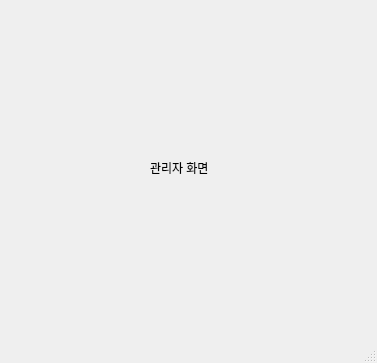
<?xml version="1.0" encoding="UTF-8"?>
<ui version="4.0">
 <class>MainWindow</class>
 <widget class="QMainWindow" name="MainWindow">
  <property name="geometry">
   <rect>
    <x>0</x>
    <y>0</y>
    <width>377</width>
    <height>363</height>
   </rect>
  </property>
  <property name="windowTitle">
   <string>MainWindow</string>
  </property>
  <widget class="QWidget" name="centralwidget">
   <widget class="QLabel" name="label">
    <property name="geometry">
     <rect>
      <x>150</x>
      <y>160</y>
      <width>111</width>
      <height>16</height>
     </rect>
    </property>
    <property name="text">
     <string>관리자 화면</string>
    </property>
   </widget>
  </widget>
  <widget class="QMenuBar" name="menubar">
   <property name="geometry">
    <rect>
     <x>0</x>
     <y>0</y>
     <width>377</width>
     <height>21</height>
    </rect>
   </property>
  </widget>
  <widget class="QStatusBar" name="statusbar"/>
 </widget>
 <resources/>
 <connections/>
</ui>
